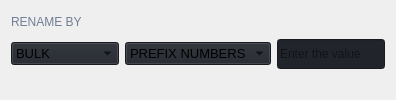
                        <widget class="QFrame" name="frame_content_wid_4">
                         <property name="frameShape">
                          <enum>QFrame::NoFrame</enum>
                         </property>
                         <property name="frameShadow">
                          <enum>QFrame::Raised</enum>
                         </property>
                         <layout class="QHBoxLayout" name="horizontalLayout_13">
                          <item>
                           <layout class="QGridLayout" name="third_layout_2">
                            <property name="bottomMargin">
                             <number>0</number>
                            </property>
                            <item row="1" column="2">
                             <widget class="QLineEdit" name="renameValue_lineEdit">
                              <property name="minimumSize">
                               <size>
                                <width>0</width>
                                <height>30</height>
                               </size>
                              </property>
                              <property name="styleSheet">
                               <string notr="true">background-color: rgb(33, 37, 43);</string>
                              </property>
                              <property name="text">
                               <string/>
                              </property>
                              <property name="maxLength">
                               <number>50</number>
                              </property>
                              <property name="placeholderText">
                               <string>Enter the value</string>
                              </property>
                             </widget>
                            </item>
                            <item row="0" column="0">
                             <widget class="QLabel" name="LookuByTitle_label_2">
                              <property name="styleSheet">
                               <string notr="true">color: rgb(113, 126, 149);</string>
                              </property>
                              <property name="lineWidth">
                               <number>1</number>
                              </property>
                              <property name="text">
                               <string>RENAME BY</string>
                              </property>
                              <property name="alignment">
                               <set>Qt::AlignLeading|Qt::AlignLeft|Qt::AlignVCenter</set>
                              </property>
                             </widget>
                            </item>
                            <item row="1" column="0">
                             <widget class="QComboBox" name="renameBy_comboBox">
                              <property name="font">
                               <font>
                                <family>Segoe UI</family>
                                <pointsize>10</pointsize>
                                <weight>50</weight>
                                <italic>false</italic>
                                <bold>false</bold>
                               </font>
                              </property>
                              <property name="autoFillBackground">
                               <bool>false</bool>
                              </property>
                              <property name="styleSheet">
                               <string notr="true">background-color: rgb(33, 37, 43);</string>
                              </property>
                              <property name="iconSize">
                               <size>
                                <width>16</width>
                                <height>16</height>
                               </size>
                              </property>
                              <property name="frame">
                               <bool>true</bool>
                              </property>
                              <item>
                               <property name="text">
                                <string>BULK</string>
                               </property>
                              </item>
                              <item>
                               <property name="text">
                                <string>TIMESTAMP</string>
                               </property>
                              </item>
                              <item>
                               <property name="text">
                                <string>NUMBERING</string>
                               </property>
                              </item>
                              <item>
                               <property name="text">
                                <string>CUSTOM</string>
                               </property>
                              </item>
                             </widget>
                            </item>
                            <item row="1" column="1">
                             <widget class="QComboBox" name="renameBy2_comboBox">
                              <property name="font">
                               <font>
                                <family>Segoe UI</family>
                                <pointsize>10</pointsize>
                                <weight>50</weight>
                                <italic>false</italic>
                                <bold>false</bold>
                               </font>
                              </property>
                              <property name="autoFillBackground">
                               <bool>false</bool>
                              </property>
                              <property name="styleSheet">
                               <string notr="true">background-color: rgb(33, 37, 43);</string>
                              </property>
                              <property name="iconSize">
                               <size>
                                <width>16</width>
                                <height>16</height>
                               </size>
                              </property>
                              <property name="frame">
                               <bool>true</bool>
                              </property>
                              <item>
                               <property name="text">
                                <string>PREFIX NUMBERS</string>
                               </property>
                              </item>
                              <item>
                               <property name="text">
                                <string>SUFFIX NUMBERS</string>
                               </property>
                              </item>
                              <item>
                               <property name="text">
                                <string>CUSTOM PREFIX </string>
                               </property>
                              </item>
                              <item>
                               <property name="text">
                                <string>CUSTOM SUFFIX</string>
                               </property>
                              </item>
                             </widget>
                            </item>
                            <item row="2" column="1">
                             <spacer name="horizontalSpacer_3">
                              <property name="orientation">
                               <enum>Qt::Horizontal</enum>
                              </property>
                              <property name="sizeHint" stdset="0">
                               <size>
                                <width>20</width>
                                <height>20</height>
                               </size>
                              </property>
                             </spacer>
                            </item>
                           </layout>
                          </item>
                         </layout>
                        </widget>
